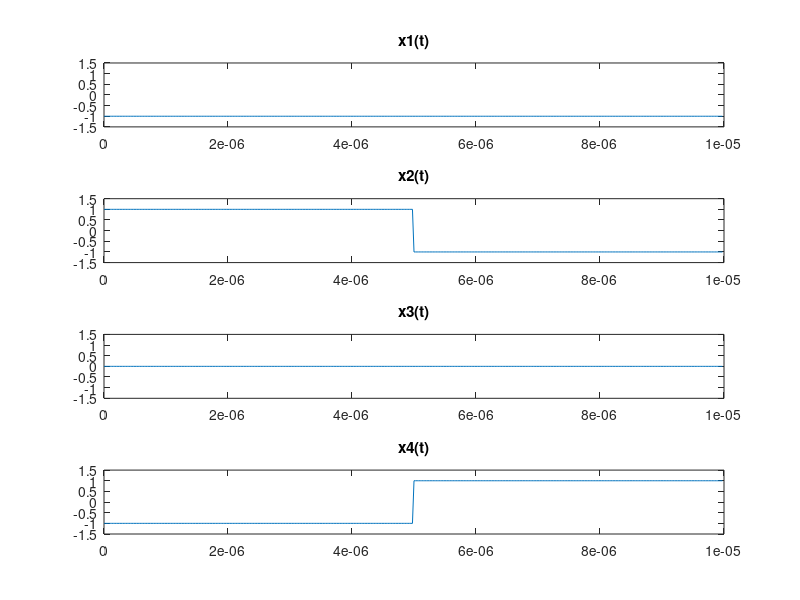
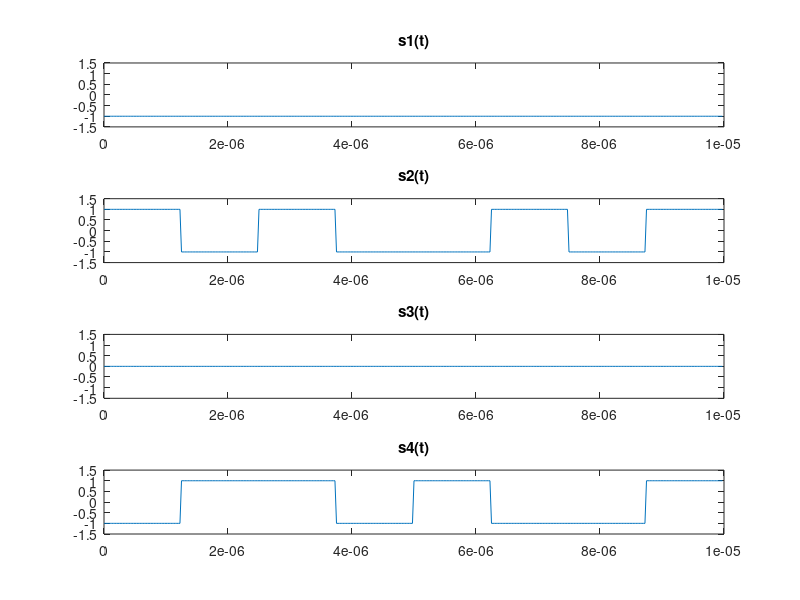
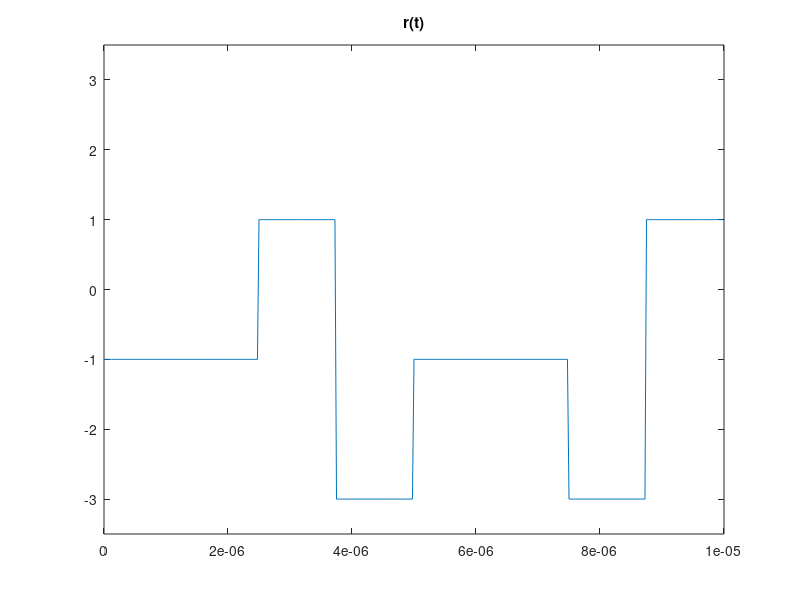
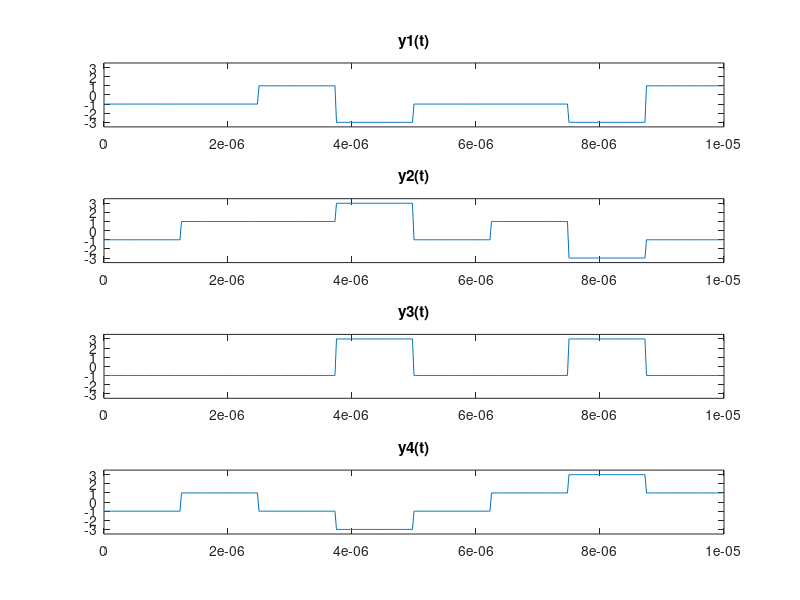

MATLAB code to generate these figures, in order:
clear all; close all;

Nb = 2;
L = 4;
N = 4;
Spc = 50;
Rb = 200e3;

Tb = 1/Rb;
Rc = N*Rb;
Tc = 1/Rc;

xn_1 = [0 0];
xn_2 = [1 0];
xn_3 = [0.5 0.5];
xn_4 = [0 1];

xn_1 = xn_1*2-1;
xn_2 = xn_2*2-1;
xn_3 = xn_3*2-1;
xn_4 = xn_4*2-1;

hadamardt = hadamard(4);

cn_1 = hadamardt(1,:);
cn_2 = hadamardt(2,:);
cn_3 = hadamardt(3,:);
cn_4 = hadamardt(4,:);

cn_1 = repmat(cn_1, 1, ((Nb*N)/L));
cn_2 = repmat(cn_2, 1, ((Nb*N)/L));
cn_3 = repmat(cn_3, 1, ((Nb*N)/L));
cn_4 = repmat(cn_4, 1, ((Nb*N)/L));

xn_1 = kron(xn_1, repmat([1], 1, N));
xn_2 = kron(xn_2, repmat([1], 1, N));
xn_3 = kron(xn_3, repmat([1], 1, N));
xn_4 = kron(xn_4, repmat([1], 1, N));

sn_1 = xn_1.*cn_1;
sn_2 = xn_2.*cn_2;
sn_3 = xn_3.*cn_3;
sn_4 = xn_4.*cn_4;

xt_1 = kron(xn_1, repmat([1], 1, Spc));
xt_2 = kron(xn_2, repmat([1], 1, Spc));
xt_3 = kron(xn_3, repmat([1], 1, Spc));
xt_4 = kron(xn_4, repmat([1], 1, Spc));

ct_1 = kron(cn_1, repmat([1], 1, Spc));
ct_2 = kron(cn_2, repmat([1], 1, Spc));
ct_3 = kron(cn_3, repmat([1], 1, Spc));
ct_4 = kron(cn_4, repmat([1], 1, Spc));

st_1 = kron(sn_1, repmat([1], 1, Spc));
st_2 = kron(sn_2, repmat([1], 1, Spc));
st_3 = kron(sn_3, repmat([1], 1, Spc));
st_4 = kron(sn_4, repmat([1], 1, Spc));

t = Nb*Tb*((0:length(st_1)-1)/length(st_1));

rt = st_1 + st_2 + st_3 + st_4;

yt_1 = rt .* ct_1;
yt_2 = rt .* ct_2;
yt_3 = rt .* ct_3;
yt_4 = rt .* ct_4;

niveis_yt_1 = yt_1(Spc/2+1:Spc:size(yt_1,2));
niveis_yt_2 = yt_2(Spc/2+1:Spc:size(yt_1,2));
niveis_yt_3 = yt_3(Spc/2+1:Spc:size(yt_1,2));
niveis_yt_4 = yt_4(Spc/2+1:Spc:size(yt_1,2));

d1(1) = sum(niveis_yt_1(1:size(niveis_yt_1,2)/2)*Tc) / Tb;
d1(2) = sum(niveis_yt_1(size(niveis_yt_1,2)/2+1:size(niveis_yt_1,2))*Tc) / Tb

d2(1) = sum(niveis_yt_2(1:size(niveis_yt_2,2)/2)*Tc) / Tb;
d2(2) = sum(niveis_yt_2(size(niveis_yt_2,2)/2+1:size(niveis_yt_2,2))*Tc) / Tb

d3(1) = sum(niveis_yt_3(1:size(niveis_yt_3,2)/2)*Tc) / Tb;
d3(2) = floor(sum(niveis_yt_3(size(niveis_yt_3,2)/2+1:size(niveis_yt_3,2))*Tc) / Tb)

d4(1) = sum(niveis_yt_4(1:size(niveis_yt_4,2)/2)*Tc) / Tb;
d4(2) = sum(niveis_yt_4(size(niveis_yt_4,2)/2+1:size(niveis_yt_4,2))*Tc) / Tb

%% Figura 1 - x(t)
figure
subplot(4,1,1)
plot(t, xt_1)
title('x1(t)')
ylim([-1.5 1.5])

subplot(4,1,2)
plot(t, xt_2)
title('x2(t)')
ylim([-1.5 1.5])

subplot(4,1,3)
plot(t, xt_3)
title('x3(t)')
ylim([-1.5 1.5])

subplot(4,1,4)
plot(t, xt_4)
title('x4(t)')
ylim([-1.5 1.5])

%% Figura 2 - s(t)
figure
subplot(4,1,1)
plot(t, st_1)
title('s1(t)')
ylim([-1.5 1.5])

subplot(4,1,2)
plot(t, st_2)
title('s2(t)')
ylim([-1.5 1.5])

subplot(4,1,3)
plot(t, st_3)
title('s3(t)')
ylim([-1.5 1.5])

subplot(4,1,4)
plot(t, st_4)
title('s4(t)')
ylim([-1.5 1.5])

%% Figura 3 - r(t)

figure
plot(t, rt)
title('r(t)')
ylim([-3.5 3.5])

%% Figura 4 - y(t)
figure
subplot(4,1,1)
plot(t, yt_1)
title('y1(t)')
ylim([-3.5 3.5])

subplot(4,1,2)
plot(t, yt_2)
title('y2(t)')
ylim([-3.5 3.5])

subplot(4,1,3)
plot(t, yt_3)
title('y3(t)')
ylim([-3.5 3.5])

subplot(4,1,4)
plot(t, yt_4)
title('y4(t)')
ylim([-3.5 3.5])



%% Figura 5 - d
figure
subplot(4,1,1)
stem(d1)
title('d')
xlim([0 3])
ylim([-1.5 1.5])

subplot(4,1,2)
stem(d2)
ylim([-1.5 1.5])
xlim([0 3])

subplot(4,1,3)
stem(d3)
ylim([-1.5 1.5])
xlim([0 3])

subplot(4,1,4)
stem(d4)
ylim([-1.5 1.5])
xlim([0 3])
